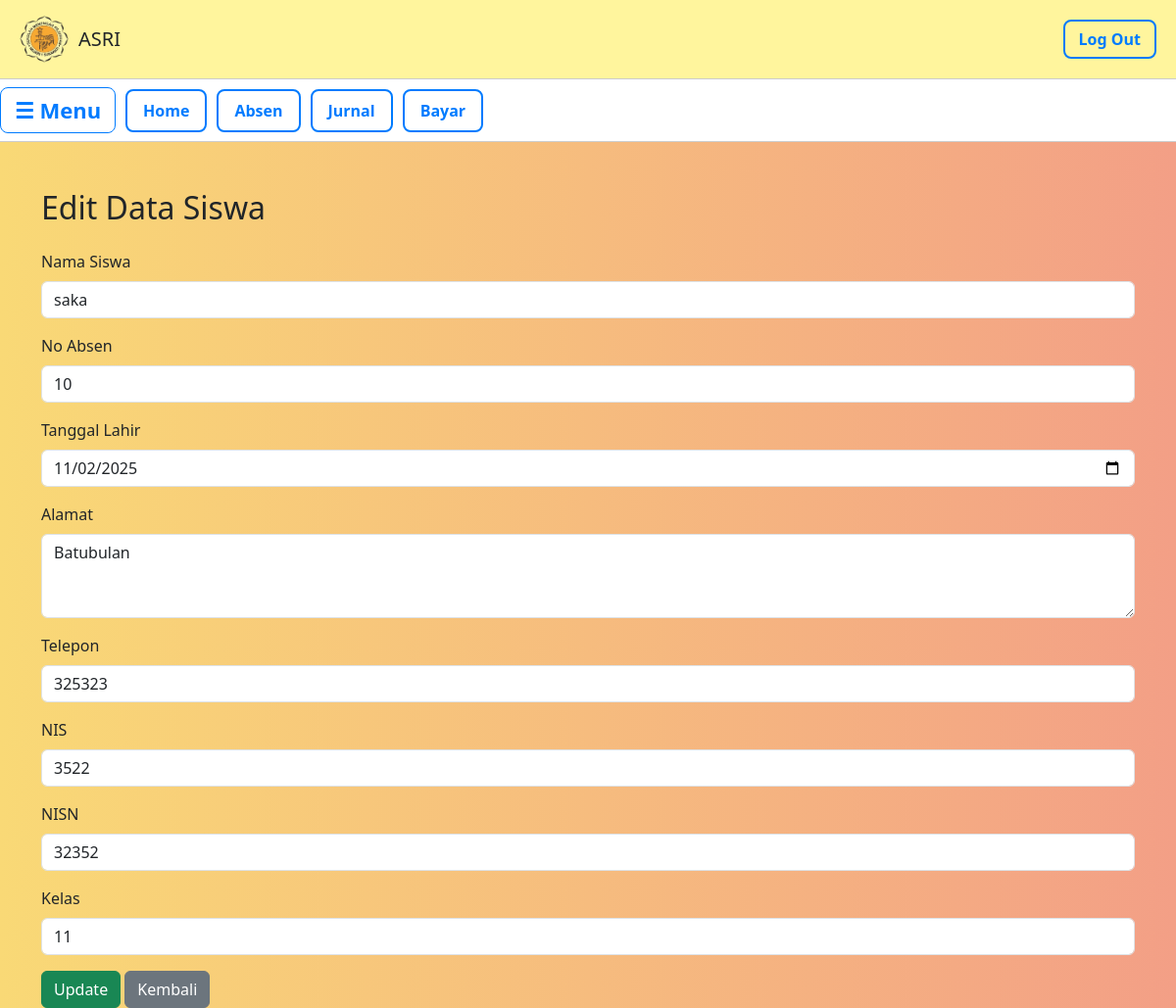
The page /Data/siswa/siswa_edit.php?id=7235 on the database its author committed.
### tables this page shows
CREATE TABLE `siswa` (
  `id_siswa` int NOT NULL,
  `nama_siswa` varchar(50) NOT NULL,
  `no_absen` int NOT NULL,
  `nis` int NOT NULL,
  `nisn` varchar(15) NOT NULL,
  `tgl_lahir` date NOT NULL,
  `alamat` text NOT NULL,
  `telp` varchar(15) NOT NULL,
  `id_kelas` int NOT NULL
);

### Data/siswa/siswa_edit.php (the view, shortened to what this page needs)
<!DOCTYPE html>
<html lang="id">
<head>
  <link rel="stylesheet" href="../../admin.css">
</head>
<body>
  <header>
    <div class="logo">
      <img src="../../Image/lgo.png" alt="Logo">
      <h1>ASRI</h1>
    </div>
    <a href="../../index.php" class="logout">Log Out</a>
  </header>
  <div class="navbar">
    <button class="menu-toggle" onclick="toggleSidebar()">☰ Menu</button>
    <a href ="../../data.php" class="btn-secondary">Home</a>
    <a href="../../Data/absen/absen.php" class="btn-secondary">Absen</a>
    <a href="../../Data/jurnal/jurnal.php" class="btn-secondary">Jurnal</a>
    <a href="../../Data/bayar/pembayaran.php" class="btn-secondary">Bayar</a>
  </div>
<?php
include "../../koneksi.php";
$id = $_GET['id'];
$data = mysqli_fetch_assoc(mysqli_query($koneksi, "SELECT * FROM siswa WHERE id_siswa=$id"));
?>
<link href="https://cdn.jsdelivr.net/npm/bootstrap@5.3.3/dist/css/bootstrap.min.css" rel="stylesheet">
<div class="container mt-5">
    <h2 class="mb-4">Edit Data Siswa</h2>
    <form method="post">
        <div class="row">
            <div class="mb-3">
                <label class="form-label">Nama Siswa</label>
                <input type="text" name="nama_siswa" class="form-control" value="<?= $data['nama_siswa'] ?>" required>
            </div>
            <div class=" mb-3">
                <label class="form-label">No Absen</label>
                <input type="number" name="no_absen" class="form-control" value="<?= $data['no_absen'] ?>" required>
            </div>
            <div class="mb-3">
                <label class="form-label">Tanggal Lahir</label>
                <input type="date" name="tgl_lahir" class="form-control" value="<?= $data['tgl_lahir'] ?>" required>
            </div>
        </div>
        <div class="mb-3">
            <label class="form-label">Alamat</label>
            <textarea name="alamat" class="form-control" rows="3" required><?= $data['alamat'] ?></textarea>
        </div>
        <div class="row">
            <div class=" mb-3">
                <label class="form-label">Telepon</label>
                <input type="text" name="telp" class="form-control" maxlength="15" value="<?= $data['telp'] ?>" required>
            </div>
            <div class=" mb-3">
                <label class="form-label">NIS</label>
                <input type="number" name="nis" class="form-control" value="<?= $data['nis'] ?>" required>
            </div>
            <div class=" mb-3">
                <label class="form-label">NISN</label>
                <input type="text" name="nisn" maxlength="15" class="form-control" value="<?= $data['nisn'] ?>" required>
            </div>
        </div>
        <div class="mb-3">
            <label class="form-label">Kelas</label>
            <select name="id_kelas" class="form-control" required>
                <?php
                $qKelas = mysqli_query($koneksi, "SELECT * FROM kelas ORDER BY nama_kelas ASC");
                while ($kelas = mysqli_fetch_assoc($qKelas)) {
                    $selected = ($kelas['id_kelas'] == $data['id_kelas']) ? "selected" : "";
                    echo "<option value='{$kelas['id_kelas']}' $selected>{$kelas['nama_kelas']}</option>";
                }
                ?>
            </select>
        </div>
        <button type="submit" name="update" class="btn btn-success">Update</button>
        <a href="siswa.php" class="btn btn-secondary">Kembali</a>
    </form>
</div>

### admin.css (style rules this page uses)
body { margin: 0; font-family: Arial, sans-serif; background: linear-gradient(90deg , #f9d976, #f39f86); }
header { background: #fff59d; padding: 15px 20px; display: flex; justify-content: space-between; align-items: center; border-bottom: 1px solid #ccc; flex-wrap: wrap; }
header .logo { display: flex; align-items: center; gap: 10px; }
header img { height: 50px; }
header h1 { font-size: 20px; margin: 0; }
.logout { border: 2px solid #007bff; background: none; color: #007bff; padding: 6px 14px; border-radius: 8px; font-weight: bold; text-decoration: none; transition: 0.3s; }
.btn-secondary { display: inline-block; background: #fff; color: #007bff; border: 2px solid #007bff; padding: 8px 16px; border-radius: 8px; text-decoration: none; font-weight: bold; transition: 0.3s; }
.navbar { background: white; display: flex; align-items: center; gap: 10px; padding: 10px; flex-wrap: wrap; border-bottom: 1px solid #ccc; justify-content: flex-start !important; }
.navbar button { border: 1px solid #007bff; background: none; color: #007bff; padding: 6px 14px; border-radius: 8px; font-weight: bold; cursor: pointer; transition: 0.3s; }
.menu-toggle { font-size: 22px; cursor: pointer; border: none; background: none; }

### rows shown on the page
siswa: nama_siswa "saka", no_absen "10", tgl_lahir "11/02/2025", alamat "Batubulan", telp "325323", nis "3522", nisn "32352"

### other values the page prints
form field id_kelas "11"
